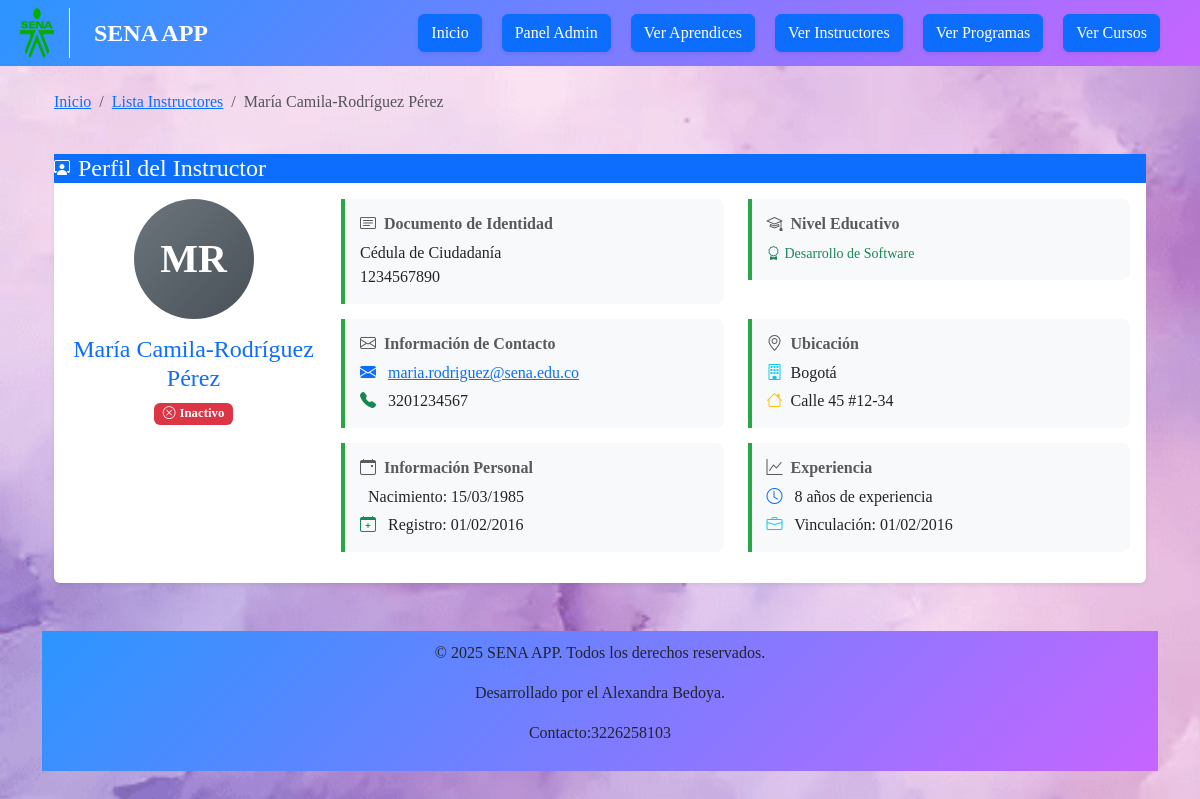
Screenshot of /instructores/instructores/instructor/1/ with the database file from the repository.
### instructores/models.py (models this page shows, shortened)
class Instructor(models.Model):
   TIPO_DOC_CHOISES=[
    ('CC', 'Cédula de Ciudadanía'),
    ('CE', 'Cédula de Extranjería'),
    ('PA', 'Pasaporte'),
    ('TI', 'Tarjeta de Identidad'),
   ]
   NIVEL_EDUCACION_CHOISES=[
    ('TEC', 'Técnica'),
    ('TEG', 'Tecnológica'),
    ('PRE', 'Pregrado'),
    ('ESP', 'Especialización'),
    ('MAE', 'Maestría'),
    ('DOC', 'Doctorado'),
   ]
   documento_identidad = models.CharField(max_length=20, unique=True)
   tipo_documento = models.CharField(max_length=3, choices=TIPO_DOC_CHOISES, default='CC')
   nombre = models.CharField(max_length=100)
   apellido = models.CharField(max_length=100)
   telefono = models.CharField(max_length=15)
   correo = models.EmailField(unique=True)
   fecha_nacimiento = models.DateField()
   ciudad = models.CharField(max_length=100)
   direccion = models.CharField(max_length=200)
   nivel_educacion = models.CharField(max_length=3, choices=NIVEL_EDUCACION_CHOISES, default='PRE')
   especialidad = models.CharField(max_length=100)
   anos_experiencia = models.PositiveIntegerField()
   activo = models.BooleanField(default=True)
   fecha_vinculacion = models.DateField()
   fecha_registro = models.DateTimeField(auto_now_add=True)
   def nombre_completo(self):
          return f"{self.nombre}-{self.apellido}"

### instructores/views.py (the view)
# urls.py: path('instructores/instructor/<int:id_instructor>/', views.detalle_instructor, name='detalle_instructor'),
def detalle_instructor(request, id_instructor):
  instructor = Instructor.objects.get(id=id_instructor)
  template = loader.get_template('detalle_instructores.html')
  context = {
    'instructor': instructor,
  }
  return HttpResponse(template.render(context, request))

### instructores/Templates/detalle_instructores.html (shortened to what this page needs)
{% extends "master.html" %}
{% block content %}
<div class="container-fluid py-4">
    <div class="row mb-4">
        <div class="col-12">
            <nav aria-label="breadcrumb">
                <ol class="breadcrumb">
                    <li class="breadcrumb-item"><a href="/" class="text-primary">Inicio</a></li>
                    <li class="breadcrumb-item"><a href="{% url 'instructores:lista_instructores' %}" class="text-primary">Lista Instructores</a>
                    </li>
                    <li class="breadcrumb-item active" aria-current="page">{{ instructor.nombre_completo }}</li>
                </ol>
            </nav>
        </div>
    </div>
    <div class="row mb-4">
        <div class="col-12">
            <div class="card shadow-sm">
                <div class="bg-primary d-flex align-items-center  text-white">
                    <i class="bi bi-person-workspace me-2"></i>
                    <h4 class="mb-0 ">Perfil del Instructor</h4>
                </div>
                <div class="card-body">
                    <div class="row">
                        <div class="col-md-3 text-center">
                            <div class="instructor-avatar mb-3">
                                {{ instructor.nombre.0 }}{{ instructor.apellido.0 }}
                            </div>
                            <h4 class="text-primary">{{ instructor.nombre_completo }}</h4>
                            <div class="mb-3">
                                {% if instructor.activo %}
                                <span class="badge bg-success">
                                    <i class="bi bi-check-circle me-1"></i>Activo
                                </span>
                                {% else %}
                                <span class="badge bg-danger">
                                    <i class="bi bi-x-circle me-1"></i>Inactivo
                                </span>
                                {% endif %}
                            </div>
                        </div>
                        <div class="col-md-9">
                            <div class="row">
                                <div class="col-lg-6">
                                    <div class="info-item">
                                        <h6 class="text-muted mb-2">
                                            <i class="bi bi-card-text me-2"></i><strong>Documento de Identidad</strong>
                                        </h6>
                                        <p class="mb-0">{{ instructor.get_tipo_documento_display }}</p>
                                        <p class="mb-0">{{ instructor.documento_identidad }}</p>
                                    </div>
                                </div>
                                <div class="col-lg-6">
                                    <div class="info-item">
                                        <h6 class="text-muted mb-2">
                                            <i class="bi bi-mortarboard me-2"></i><strong>Nivel Educativo</strong>
                                        </h6>
                                        {% if instructor.especialidad %}
                                        <small class="text-success">
                                            <i class="bi bi-award me-1"></i>{{ instructor.especialidad }}
                                        </small>
                                        {% endif %}
                                    </div>
                                </div>
                            </div>
                            <div class="row">
                                <div class="col-lg-6">
                                    <div class="info-item">
                                        <h6 class="text-muted mb-2">
                                            <i class="bi bi-envelope me-2"></i><strong>Información de Contacto</strong>
                                        </h6>
                                        <p class="mb-1">
                                            <i class="bi bi-envelope-fill text-primary me-2"></i>
                                            <a href="mailto:{{ instructor.correo }}">{{ instructor.correo }}</a>
                                        </p>
                                        {% if instructor.telefono %}
                                        <p class="mb-0">
                                            <i class="bi bi-telephone-fill text-success me-2"></i>
                                            {{ instructor.telefono }}
                                        </p>
                                        {% endif %}
                                    </div>
                                </div>
                                <div class="col-lg-6">
                                    <div class="info-item">
                                        <h6 class="text-muted mb-2">
                                            <i class="bi bi-geo-alt me-2"></i><strong>Ubicación</strong>
                                        </h6>
                                        {% if instructor.ciudad %}
                                        <p class="mb-1">
                                            <i class="bi bi-building text-info me-2"></i>{{ instructor.ciudad }}
                                        </p>
                                        {% endif %}
                                        {% if instructor.direccion %}
                                        <p class="mb-0">
                                            <i class="bi bi-house text-warning me-2"></i>{{ instructor.direccion }}
                                        </p>
                                        {% endif %}
                                    </div>
                                </div>
                            </div>
                            <div class="row">
                                <div class="col-lg-6">
                                    <div class="info-item">
                                        <h6 class="text-muted mb-2">
                                            <i class="bi bi-calendar-event me-2"></i><strong>Información Personal</strong>
                                        </h6>
                                        {% if instructor.fecha_nacimiento %}
                                        <p class="mb-1">
                                            Nacimiento: {{ instructor.fecha_nacimiento|date:"d/m/Y" }}
                                        </p>
                                        {% endif %}
                                        <p class="mb-0">
                                            <i class="bi bi-calendar-plus text-success me-2"></i>
                                            Registro: {{ instructor.fecha_registro|date:"d/m/Y" }}
                                        </p>
                                    </div>
                                </div>
                                <div class="col-lg-6">
                                    <div class="info-item">
                                        <h6 class="text-muted mb-2">
                                            <i class="bi bi-graph-up me-2"></i><strong>Experiencia</strong>
                                        </h6>
                                        <p class="mb-1">
                                            <i class="bi bi-clock text-primary me-2"></i>
                                            {{ instructor.anos_experiencia }} años de experiencia
                                        </p>
                                        {% if instructor.fecha_vinculacion %}
                                        <p class="mb-0">
                                            <i class="bi bi-briefcase text-info me-2"></i>
                                            Vinculación: {{ instructor.fecha_vinculacion|date:"d/m/Y" }}
                                        </p>
                                        {% endif %}
                                    </div>
                                </div>
                            </div>
                        </div>
                    </div>
                </div>
            </div>
        </div>
    </div>
{% endblock %}

### aprendices/static/members/mystyles.css (style rules this page uses)
* { margin: 0; padding: 0; box-sizing: border-box; }
body { font-family: 'Times New Roman', Times, serif; background-image: url("fondo.png"); background-size: cover; background-attachment: fixed; }
.card { transition: transform 0.2s; border: none; box-shadow: 0 2px 4px rgba(0, 0, 0, 0.1); }
.badge { font-size: 0.8em; }
.instructor-avatar { width: 50px; height: 50px; background: linear-gradient(135deg, #6c757d, #495057); border-radius: 50%; display: flex; align-items: center; justify-content: center; color: white; font-weight: bold; font-size: 1.2rem; }
.instructor-avatar { width: 120px; height: 120px; background: linear-gradient(135deg, #6c757d, #495057); border-radius: 50%; display: flex; align-items: center; justify-content: center; color: white; font-weight: bold; font-size: 2.5rem; margin: 0 auto; }
.info-item { background: #f8f9fa; border-left: 4px solid #28a745; padding: 15px; margin-bottom: 15px; border-radius: 0 8px 8px 0; }

### rows the page displays
Instructor: nombre_completo "María Camila-Rodríguez Pérez", nombre.0 "M", apellido.0 "R", tipo_documento "Cédula de Ciudadanía", documento_identidad "1234567890", especialidad "Desarrollo de Software", correo "maria.rodriguez@sena.edu.co", telefono "3201234567", ciudad "Bogotá", direccion "Calle 45 #12-34", fecha_nacimiento "15/03/1985", fecha_registro "01/02/2016", anos_experiencia "8", fecha_vinculacion "01/02/2016"
